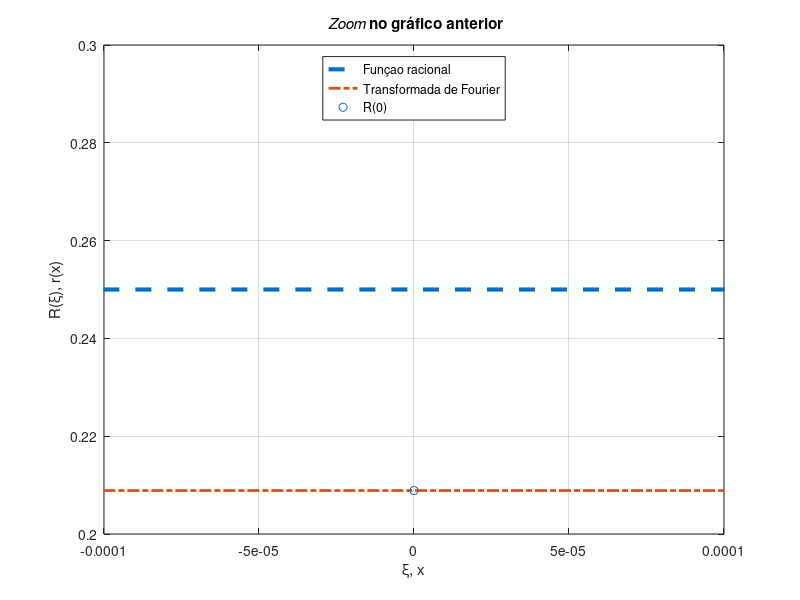

Here is the MATLAB script that generated this plot:
%funcao racional, TF e intervalos das funções
r = @(x) 1/((x^2 + 1)*(x^2 + 4));
R = @(x) -sqrt(2*pi)*(exp(-abs(2*x)) - 2*exp(-abs(x)))/12;
xr = -10:0.1:10;
xR = -5:0.1:5;

%cria vetores vazios e armazena
%as imagens das funções r e R neles
img_r = [];
img_R = [];
siz1 = length(xr);
siz2 = length(xR);
for i = 1:siz1
  img_r = [img_r r(xr(i))];
endfor
for i = 1:siz2
  img_R = [img_R R(xR(i))];
endfor

close all

%img1
plot(xr, img_r, 'b', 'Linewidth', 3);
title('Gráfico da funcao racional r(x)')
xlabel('x')
ylabel('r(x)')
grid on; pause;

%img2
plot(xR, img_R, 'r', 'Linewidth', 3);
title('Gráfico da Transformada de Fourier R(\xi)');
xlabel('\xi'); ylabel('R(\xi)');
grid on; pause;

%img3
plot(xr, img_r, '--', 'Linewidth', 3, xR, img_R, '-.', 'Linewidth', 2)
legend('Funçao racional r(x)','Transformada de Fourier R(\xi)', 'location','west')
title('Gráfico da funcao racional e Transformada de Fourier')
xlabel('\xi, x'); ylabel('R(\xi), r(x)')
grid on; pause;

%img4
hold on; scatter(0,R(0));
legend('Funçao racional','Transformada de Fourier','R(0)', 'location','north')
xlim([-0.0001 0.0001]);  ylim([0.2 0.3]);
title('{\it Zoom} no gráfico anterior')
